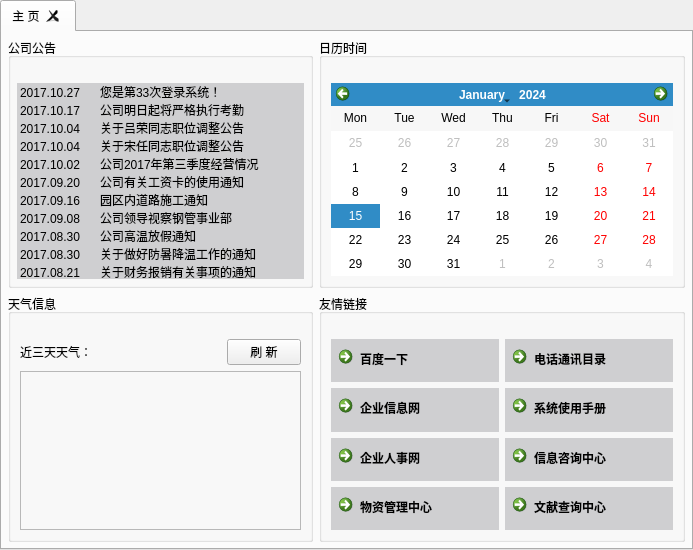
  <widget class="QWidget" name="centralwidget">
   <layout class="QHBoxLayout" name="horizontalLayout">
    <property name="spacing">
     <number>0</number>
    </property>
    <property name="leftMargin">
     <number>0</number>
    </property>
    <property name="topMargin">
     <number>0</number>
    </property>
    <property name="rightMargin">
     <number>0</number>
    </property>
    <property name="bottomMargin">
     <number>0</number>
    </property>
    <item>
     <widget class="QTabWidget" name="tabwidget">
      <property name="currentIndex">
       <number>0</number>
      </property>
      <property name="tabsClosable">
       <bool>true</bool>
      </property>
      <property name="movable">
       <bool>true</bool>
      </property>
      <widget class="QWidget" name="tabhomepage">
       <attribute name="title">
        <string>主 页</string>
       </attribute>
       <layout class="QGridLayout" name="gridLayout">
        <property name="leftMargin">
         <number>6</number>
        </property>
        <property name="topMargin">
         <number>6</number>
        </property>
        <property name="rightMargin">
         <number>6</number>
        </property>
        <property name="bottomMargin">
         <number>6</number>
        </property>
        <property name="spacing">
         <number>6</number>
        </property>
        <item row="1" column="0">
         <widget class="QGroupBox" name="tabhome_weathergpb">
          <property name="minimumSize">
           <size>
            <width>305</width>
            <height>248</height>
           </size>
          </property>
          <property name="maximumSize">
           <size>
            <width>542</width>
            <height>16777215</height>
           </size>
          </property>
          <property name="title">
           <string>天气信息</string>
          </property>
          <layout class="QGridLayout" name="gridLayout_5">
           <property name="topMargin">
            <number>25</number>
           </property>
           <item row="0" column="0">
            <layout class="QHBoxLayout" name="horizontalLayout_3">
             <item>
              <widget class="QLabel" name="tabhome_weatherlabel">
               <property name="text">
                <string>近三天天气：</string>
               </property>
              </widget>
             </item>
             <item>
              <spacer name="horizontalSpacer_2">
               <property name="orientation">
                <enum>Qt::Horizontal</enum>
               </property>
               <property name="sizeHint" stdset="0">
                <size>
                 <width>40</width>
                 <height>20</height>
                </size>
               </property>
              </spacer>
             </item>
             <item>
              <widget class="QPushButton" name="tabadmin_refreshbutton">
               <property name="maximumSize">
                <size>
                 <width>74</width>
                 <height>16777215</height>
                </size>
               </property>
               <property name="text">
                <string>刷 新</string>
               </property>
              </widget>
             </item>
            </layout>
           </item>
           <item row="1" column="0">
            <widget class="QFrame" name="tabadmin_frame">
             <property name="enabled">
              <bool>false</bool>
             </property>
             <property name="minimumSize">
              <size>
               <width>280</width>
               <height>145</height>
              </size>
             </property>
             <property name="maximumSize">
              <size>
               <width>16777215</width>
               <height>180</height>
              </size>
             </property>
             <property name="frameShape">
              <enum>QFrame::StyledPanel</enum>
             </property>
             <property name="frameShadow">
              <enum>QFrame::Raised</enum>
             </property>
            </widget>
           </item>
          </layout>
         </widget>
        </item>
        <item row="0" column="0">
         <widget class="QGroupBox" name="tabhome_storinfogpb">
          <property name="minimumSize">
           <size>
            <width>305</width>
            <height>248</height>
           </size>
          </property>
          <property name="maximumSize">
           <size>
            <width>542</width>
            <height>16777215</height>
           </size>
          </property>
          <property name="title">
           <string>公司公告</string>
          </property>
          <layout class="QGridLayout" name="gridLayout_2">
           <property name="leftMargin">
            <number>6</number>
           </property>
           <property name="topMargin">
            <number>25</number>
           </property>
           <property name="rightMargin">
            <number>6</number>
           </property>
           <property name="bottomMargin">
            <number>6</number>
           </property>
           <property name="spacing">
            <number>6</number>
           </property>
           <item row="0" column="0">
            <widget class="QListWidget" name="tabhome_storinfolist">
             <property name="styleSheet">
              <string notr="true">background-color: rgb(207, 207, 209);</string>
             </property>
             <property name="frameShape">
              <enum>QFrame::NoFrame</enum>
             </property>
             <property name="verticalScrollBarPolicy">
              <enum>Qt::ScrollBarAlwaysOff</enum>
             </property>
             <item>
              <property name="text">
               <string>2017.10.27      您是第33次登录系统！</string>
              </property>
             </item>
             <item>
              <property name="text">
               <string>2017.10.17      公司明日起将严格执行考勤</string>
              </property>
             </item>
             <item>
              <property name="text">
               <string>2017.10.04      关于吕荣同志职位调整公告</string>
              </property>
             </item>
             <item>
              <property name="text">
               <string>2017.10.04      关于宋任同志职位调整公告</string>
              </property>
             </item>
             <item>
              <property name="text">
               <string>2017.10.02      公司2017年第三季度经营情况</string>
              </property>
             </item>
             <item>
              <property name="text">
               <string>2017.09.20      公司有关工资卡的使用通知</string>
              </property>
             </item>
             <item>
              <property name="text">
               <string>2017.09.16      园区内道路施工通知</string>
              </property>
             </item>
             <item>
              <property name="text">
               <string>2017.09.08      公司领导视察钢管事业部</string>
              </property>
             </item>
             <item>
              <property name="text">
               <string>2017.08.30      公司高温放假通知</string>
              </property>
             </item>
             <item>
              <property name="text">
               <string>2017.08.30      关于做好防暑降温工作的通知</string>
              </property>
             </item>
             <item>
              <property name="text">
               <string>2017.08.21      关于财务报销有关事项的通知</string>
              </property>
             </item>
            </widget>
           </item>
          </layout>
         </widget>
        </item>
        <item row="1" column="1">
         <widget class="QGroupBox" name="tabhome_linksgpb">
          <property name="minimumSize">
           <size>
            <width>305</width>
            <height>248</height>
           </size>
          </property>
          <property name="maximumSize">
           <size>
            <width>542</width>
            <height>16777215</height>
           </size>
          </property>
          <property name="styleSheet">
           <string notr="true">QPushButton{
	border:none;
	color: rgb(0, 0, 0);
	background-color: rgb(207, 207, 209);
}</string>
          </property>
          <property name="title">
           <string>友情链接</string>
          </property>
          <layout class="QGridLayout" name="gridLayout_3">
           <property name="topMargin">
            <number>25</number>
           </property>
           <item row="1" column="0">
            <layout class="QHBoxLayout" name="horizontalLayout_4">
             <item>
              <widget class="QCommandLinkButton" name="tabadmin_linkbutton2">
               <property name="text">
                <string>企业信息网</string>
               </property>
              </widget>
             </item>
             <item>
              <widget class="QCommandLinkButton" name="tabadmin_linkbutton6">
               <property name="text">
                <string>系统使用手册</string>
               </property>
              </widget>
             </item>
            </layout>
           </item>
           <item row="0" column="0">
            <layout class="QHBoxLayout" name="horizontalLayout_2">
             <item>
              <widget class="QCommandLinkButton" name="tabadmin_linkbutton1">
               <property name="text">
                <string>百度一下</string>
               </property>
              </widget>
             </item>
             <item>
              <widget class="QCommandLinkButton" name="tabadmin_linkbutton5">
               <property name="text">
                <string>电话通讯目录</string>
               </property>
              </widget>
             </item>
            </layout>
           </item>
           <item row="2" column="0">
            <layout class="QHBoxLayout" name="horizontalLayout_5">
             <item>
              <widget class="QCommandLinkButton" name="tabadmin_linkbutton3">
               <property name="text">
                <string>企业人事网</string>
               </property>
              </widget>
             </item>
             <item>
              <widget class="QCommandLinkButton" name="tabadmin_linkbutton7">
               <property name="text">
                <string>信息咨询中心</string>
               </property>
              </widget>
             </item>
            </layout>
           </item>
           <item row="3" column="0">
            <layout class="QHBoxLayout" name="horizontalLayout_6">
             <item>
              <widget class="QCommandLinkButton" name="tabadmin_linkbutton4">
               <property name="text">
                <string>物资管理中心</string>
               </property>
              </widget>
             </item>
             <item>
              <widget class="QCommandLinkButton" name="tabadmin_linkbutton8">
               <property name="text">
                <string>文献查询中心</string>
               </property>
              </widget>
             </item>
            </layout>
           </item>
          </layout>
         </widget>
        </item>
        <item row="0" column="1">
         <widget class="QGroupBox" name="tabhome_calendargpb">
          <property name="minimumSize">
           <size>
            <width>305</width>
            <height>248</height>
           </size>
          </property>
          <property name="maximumSize">
           <size>
            <width>542</width>
            <height>16777215</height>
           </size>
          </property>
          <property name="title">
           <string>日历时间</string>
          </property>
          <layout class="QGridLayout" name="gridLayout_4">
           <property name="leftMargin">
            <number>9</number>
           </property>
           <property name="topMargin">
            <number>25</number>
           </property>
           <property name="rightMargin">
            <number>9</number>
           </property>
           <property name="bottomMargin">
            <number>9</number>
           </property>
           <property name="spacing">
            <number>9</number>
           </property>
           <item row="0" column="0">
            <widget class="QCalendarWidget" name="tabhome_calendar">
             <property name="gridVisible">
              <bool>false</bool>
             </property>
             <property name="verticalHeaderFormat">
              <enum>QCalendarWidget::NoVerticalHeader</enum>
             </property>
             <property name="dateEditEnabled">
              <bool>true</bool>
             </property>
            </widget>
           </item>
          </layout>
         </widget>
        </item>
       </layout>
      </widget>
     </widget>
    </item>
   </layout>
  </widget>
